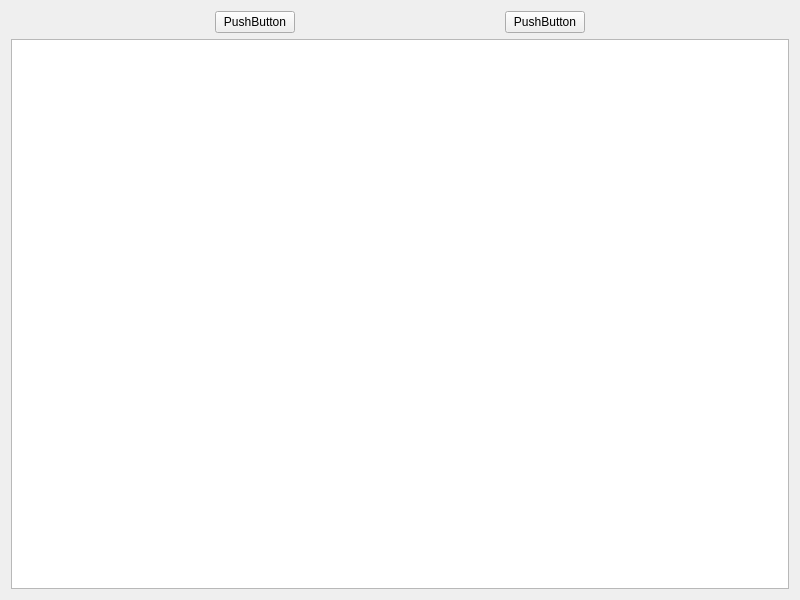
<?xml version="1.0" encoding="UTF-8"?>
<ui version="4.0">
 <class>Widget</class>
 <widget class="QWidget" name="Widget">
  <property name="geometry">
   <rect>
    <x>0</x>
    <y>0</y>
    <width>800</width>
    <height>600</height>
   </rect>
  </property>
  <property name="windowTitle">
   <string>Widget</string>
  </property>
  <layout class="QGridLayout" name="gridLayout">
   <item row="0" column="0">
    <spacer name="horizontalSpacer_2">
     <property name="orientation">
      <enum>Qt::Horizontal</enum>
     </property>
     <property name="sizeHint" stdset="0">
      <size>
       <width>190</width>
       <height>20</height>
      </size>
     </property>
    </spacer>
   </item>
   <item row="0" column="1">
    <widget class="QPushButton" name="pushButton">
     <property name="text">
      <string>PushButton</string>
     </property>
    </widget>
   </item>
   <item row="0" column="2">
    <spacer name="horizontalSpacer">
     <property name="orientation">
      <enum>Qt::Horizontal</enum>
     </property>
     <property name="sizeHint" stdset="0">
      <size>
       <width>191</width>
       <height>20</height>
      </size>
     </property>
    </spacer>
   </item>
   <item row="0" column="3">
    <widget class="QPushButton" name="pushButton_2">
     <property name="text">
      <string>PushButton</string>
     </property>
    </widget>
   </item>
   <item row="0" column="4">
    <spacer name="horizontalSpacer_3">
     <property name="orientation">
      <enum>Qt::Horizontal</enum>
     </property>
     <property name="sizeHint" stdset="0">
      <size>
       <width>190</width>
       <height>20</height>
      </size>
     </property>
    </spacer>
   </item>
   <item row="1" column="0" colspan="5">
    <widget class="QTextEdit" name="textEdit"/>
   </item>
  </layout>
 </widget>
 <resources/>
 <connections/>
</ui>
